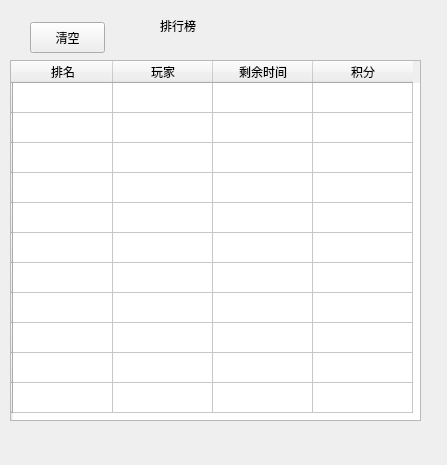
<?xml version="1.0" encoding="UTF-8"?>
<ui version="4.0">
 <class>CRankDlg</class>
 <widget class="QWidget" name="CRankDlg">
  <property name="geometry">
   <rect>
    <x>0</x>
    <y>0</y>
    <width>447</width>
    <height>465</height>
   </rect>
  </property>
  <property name="minimumSize">
   <size>
    <width>447</width>
    <height>465</height>
   </size>
  </property>
  <property name="maximumSize">
   <size>
    <width>447</width>
    <height>465</height>
   </size>
  </property>
  <property name="windowTitle">
   <string>Form</string>
  </property>
  <property name="styleSheet">
   <string notr="true">font: 10pt &quot;方正粗黑宋简体&quot;;</string>
  </property>
  <widget class="QLabel" name="label">
   <property name="geometry">
    <rect>
     <x>160</x>
     <y>10</y>
     <width>81</width>
     <height>31</height>
    </rect>
   </property>
   <property name="styleSheet">
    <string notr="true">font: 12pt &quot;方正粗黑宋简体&quot;;</string>
   </property>
   <property name="text">
    <string>排行榜</string>
   </property>
  </widget>
  <widget class="QTableWidget" name="tableWidget">
   <property name="geometry">
    <rect>
     <x>10</x>
     <y>60</y>
     <width>411</width>
     <height>361</height>
    </rect>
   </property>
   <row>
    <property name="text">
     <string/>
    </property>
   </row>
   <row>
    <property name="text">
     <string/>
    </property>
   </row>
   <row>
    <property name="text">
     <string/>
    </property>
   </row>
   <row>
    <property name="text">
     <string/>
    </property>
   </row>
   <row>
    <property name="text">
     <string/>
    </property>
   </row>
   <row>
    <property name="text">
     <string/>
    </property>
   </row>
   <row>
    <property name="text">
     <string/>
    </property>
   </row>
   <row>
    <property name="text">
     <string/>
    </property>
   </row>
   <row>
    <property name="text">
     <string/>
    </property>
   </row>
   <row>
    <property name="text">
     <string/>
    </property>
   </row>
   <row>
    <property name="text">
     <string/>
    </property>
   </row>
   <column>
    <property name="text">
     <string>排名</string>
    </property>
   </column>
   <column>
    <property name="text">
     <string>玩家</string>
    </property>
   </column>
   <column>
    <property name="text">
     <string>剩余时间</string>
    </property>
   </column>
   <column>
    <property name="text">
     <string>积分</string>
    </property>
   </column>
  </widget>
  <widget class="QPushButton" name="pushButton">
   <property name="geometry">
    <rect>
     <x>30</x>
     <y>22</y>
     <width>75</width>
     <height>31</height>
    </rect>
   </property>
   <property name="text">
    <string>清空</string>
   </property>
  </widget>
 </widget>
 <resources/>
 <connections/>
</ui>
